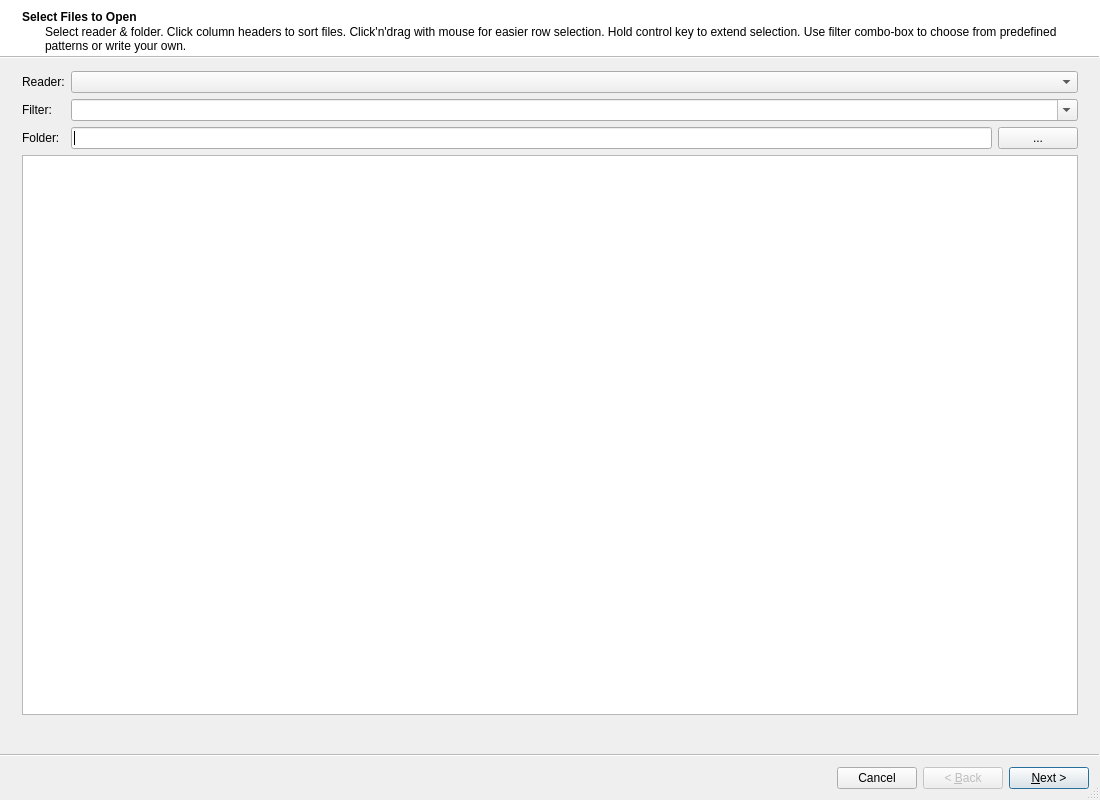
<?xml version="1.0" encoding="UTF-8"?>
<ui version="4.0">
 <class>openFileWizard</class>
 <widget class="QWizard" name="openFileWizard">
  <property name="geometry">
   <rect>
    <x>0</x>
    <y>0</y>
    <width>1100</width>
    <height>800</height>
   </rect>
  </property>
  <property name="windowTitle">
   <string>Open File Wizard</string>
  </property>
  <property name="sizeGripEnabled">
   <bool>true</bool>
  </property>
  <property name="modal">
   <bool>true</bool>
  </property>
  <property name="wizardStyle">
   <enum>QWizard::ModernStyle</enum>
  </property>
  <property name="options">
   <set>QWizard::CancelButtonOnLeft</set>
  </property>
  <property name="titleFormat">
   <enum>Qt::AutoText</enum>
  </property>
  <property name="subTitleFormat">
   <enum>Qt::AutoText</enum>
  </property>
  <widget class="InitiallyIncompleteWizardPage" name="fileSelectionPage">
   <property name="layoutDirection">
    <enum>Qt::LeftToRight</enum>
   </property>
   <property name="title">
    <string>Select Files to Open</string>
   </property>
   <property name="subTitle">
    <string>Select reader &amp; folder. Click column headers to sort files. Click'n'drag with mouse for easier row selection. Hold control key to extend selection. Use filter combo-box to choose from predefined patterns or write your own.</string>
   </property>
   <layout class="QVBoxLayout" name="verticalLayout_2">
    <item>
     <layout class="QGridLayout" name="gridLayout">
      <item row="1" column="0">
       <widget class="QLabel" name="filterPatternLabel">
        <property name="text">
         <string>Filter:</string>
        </property>
       </widget>
      </item>
      <item row="2" column="0">
       <widget class="QLabel" name="folderLabel">
        <property name="text">
         <string>Folder:</string>
        </property>
       </widget>
      </item>
      <item row="2" column="1">
       <widget class="QLineEdit" name="folderTextBox">
        <property name="text">
         <string/>
        </property>
       </widget>
      </item>
      <item row="1" column="1" colspan="2">
       <widget class="QComboBox" name="filterPatternComboBox">
        <property name="editable">
         <bool>true</bool>
        </property>
       </widget>
      </item>
      <item row="0" column="0">
       <widget class="QLabel" name="readerLabel">
        <property name="maximumSize">
         <size>
          <width>50</width>
          <height>16777215</height>
         </size>
        </property>
        <property name="text">
         <string>Reader:</string>
        </property>
       </widget>
      </item>
      <item row="0" column="1" colspan="2">
       <widget class="QComboBox" name="readerComboBox"/>
      </item>
      <item row="2" column="2">
       <widget class="QPushButton" name="selectFolderButton">
        <property name="sizePolicy">
         <sizepolicy hsizetype="Fixed" vsizetype="Fixed">
          <horstretch>0</horstretch>
          <verstretch>0</verstretch>
         </sizepolicy>
        </property>
        <property name="toolTip">
         <string>Add files/dirs to list</string>
        </property>
        <property name="text">
         <string>...</string>
        </property>
        <property name="checkable">
         <bool>false</bool>
        </property>
       </widget>
      </item>
     </layout>
    </item>
    <item>
     <widget class="QTableWidget" name="fileTable">
      <property name="sizeAdjustPolicy">
       <enum>QAbstractScrollArea::AdjustToContents</enum>
      </property>
      <property name="editTriggers">
       <set>QAbstractItemView::NoEditTriggers</set>
      </property>
      <property name="selectionBehavior">
       <enum>QAbstractItemView::SelectRows</enum>
      </property>
      <property name="sortingEnabled">
       <bool>true</bool>
      </property>
      <attribute name="horizontalHeaderMinimumSectionSize">
       <number>20</number>
      </attribute>
      <attribute name="verticalHeaderMinimumSectionSize">
       <number>14</number>
      </attribute>
      <attribute name="verticalHeaderDefaultSectionSize">
       <number>14</number>
      </attribute>
     </widget>
    </item>
    <item>
     <layout class="QHBoxLayout" name="horizontalLayout">
      <item>
       <widget class="QLabel" name="statusMessage">
        <property name="minimumSize">
         <size>
          <width>400</width>
          <height>0</height>
         </size>
        </property>
        <property name="text">
         <string/>
        </property>
       </widget>
      </item>
      <item>
       <spacer name="horizontalSpacer_3">
        <property name="orientation">
         <enum>Qt::Horizontal</enum>
        </property>
        <property name="sizeHint" stdset="0">
         <size>
          <width>40</width>
          <height>20</height>
         </size>
        </property>
       </spacer>
      </item>
     </layout>
    </item>
   </layout>
  </widget>
  <widget class="InitiallyIncompleteWizardPage" name="productSelectionPage">
   <property name="title">
    <string>Select Products</string>
   </property>
   <property name="subTitle">
    <string>Select products to add</string>
   </property>
   <layout class="QVBoxLayout" name="verticalLayout">
    <item>
     <layout class="QHBoxLayout" name="productSelectionButtonLayout">
      <item>
       <widget class="QPushButton" name="selectAllButton">
        <property name="text">
         <string>Select/Deselect All</string>
        </property>
       </widget>
      </item>
      <item>
       <spacer name="productSelectionButtonSpacer">
        <property name="orientation">
         <enum>Qt::Horizontal</enum>
        </property>
        <property name="sizeHint" stdset="0">
         <size>
          <width>5</width>
          <height>20</height>
         </size>
        </property>
       </spacer>
      </item>
      <item>
       <widget class="QLabel" name="resamplingMethodLabel">
        <property name="text">
         <string>Resampling Method:</string>
        </property>
       </widget>
      </item>
      <item>
       <widget class="QComboBox" name="resamplingMethodComboBox">
        <property name="sizePolicy">
         <sizepolicy hsizetype="MinimumExpanding" vsizetype="Fixed">
          <horstretch>1</horstretch>
          <verstretch>0</verstretch>
         </sizepolicy>
        </property>
        <property name="sizeIncrement">
         <size>
          <width>1</width>
          <height>0</height>
         </size>
        </property>
       </widget>
      </item>
      <item>
       <widget class="QLabel" name="radiusOfInfluenceLabel">
        <property name="text">
         <string>Radius of Influence:</string>
        </property>
       </widget>
      </item>
      <item>
       <widget class="QSpinBox" name="radiusOfInfluenceSpinBox">
        <property name="suffix">
         <string> m</string>
        </property>
        <property name="minimum">
         <number>100</number>
        </property>
        <property name="maximum">
         <number>10000000</number>
        </property>
        <property name="singleStep">
         <number>100</number>
        </property>
        <property name="value">
         <number>5000</number>
        </property>
       </widget>
      </item>
      <item>
       <widget class="QLabel" name="projectionLabel">
        <property name="text">
         <string>Projection:</string>
        </property>
       </widget>
      </item>
      <item>
       <widget class="QComboBox" name="projectionComboBox">
        <property name="sizePolicy">
         <sizepolicy hsizetype="MinimumExpanding" vsizetype="Fixed">
          <horstretch>1</horstretch>
          <verstretch>0</verstretch>
         </sizepolicy>
        </property>
        <property name="sizeIncrement">
         <size>
          <width>1</width>
          <height>0</height>
         </size>
        </property>
       </widget>
      </item>
      <item>
       <widget class="QLabel" name="resamplingShapeLabel">
        <property name="text">
         <string>Shape:</string>
        </property>
       </widget>
      </item>
      <item>
       <widget class="QSpinBox" name="resamplingShapeRowSpinBox">
        <property name="minimum">
         <number>1</number>
        </property>
        <property name="maximum">
         <number>100000</number>
        </property>
        <property name="value">
         <number>1000</number>
        </property>
       </widget>
      </item>
      <item>
       <widget class="QSpinBox" name="resamplingShapeColumnSpinBox">
        <property name="minimum">
         <number>1</number>
        </property>
        <property name="maximum">
         <number>100000</number>
        </property>
        <property name="value">
         <number>1000</number>
        </property>
       </widget>
      </item>
     </layout>
    </item>
    <item>
     <widget class="QTableWidget" name="selectIDTable">
      <property name="editTriggers">
       <set>QAbstractItemView::NoEditTriggers</set>
      </property>
      <property name="selectionBehavior">
       <enum>QAbstractItemView::SelectRows</enum>
      </property>
      <property name="sortingEnabled">
       <bool>true</bool>
      </property>
      <attribute name="horizontalHeaderMinimumSectionSize">
       <number>20</number>
      </attribute>
      <attribute name="verticalHeaderMinimumSectionSize">
       <number>14</number>
      </attribute>
      <attribute name="verticalHeaderDefaultSectionSize">
       <number>14</number>
      </attribute>
     </widget>
    </item>
   </layout>
  </widget>
 </widget>
 <customwidgets>
  <customwidget>
   <class>InitiallyIncompleteWizardPage</class>
   <extends>QWizardPage</extends>
   <header>uwsift/ui/custom_widgets.h</header>
   <container>1</container>
  </customwidget>
 </customwidgets>
 <tabstops>
  <tabstop>readerComboBox</tabstop>
  <tabstop>filterPatternComboBox</tabstop>
  <tabstop>folderTextBox</tabstop>
  <tabstop>selectFolderButton</tabstop>
  <tabstop>fileTable</tabstop>
  <tabstop>selectAllButton</tabstop>
  <tabstop>selectIDTable</tabstop>
 </tabstops>
 <resources/>
 <connections/>
</ui>
